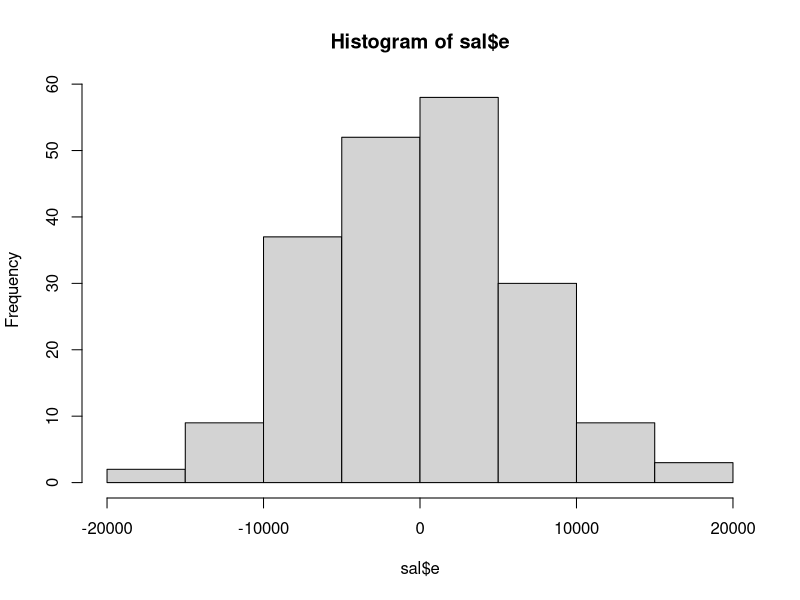

Here is the R script that generated this plot:
#read in the dataframe to use
sal <- read.table("Stats1.13.HW.04.txt")

#########################################################################
#1 What is the correlation between salary and years of professional experience
cor(sal[2:4])

#0.74

cor.test(sal$salary, sal$years)


#########################################################################
#2  Waht is the correlation between salary and courses completed?
cor(sal[2:4])

#0.54

cor.test(sal$salary, sal$courses)

#########################################################################
#3 What is the percentage of variance explained in a regression model with 
#salary as the outcome variable and professional experience as
#the predictor variable?

model1 <- lm(sal$salary ~ sal$years)
summary(model1)

#55


#########################################################################
#4 compared to the model from question 3, would a regression model predicting
#salary from the number of courses be considered a better fit to the data?

model2 <- lm(sal$salary ~ sal$courses)
summary(model2)

#no r^2 is 29% compared to 55% for Q3

#########################################################################
#5 Now use both predictors in the regression model with salary as the 
#outcome. Now what is the percentage f variance explained?

model3 <- lm(sal$salary ~ sal$years + sal$courses)
summary(model3)

#65

#########################################################################
#6 what is the standard regression coefficient for years of professional
#experience, predicting salary?

model1.z <- lm(scale(sal$salary) ~ scale(sal$years))
summary(model1.z)

#0.74

#########################################################################
#7 what is the standard regression coefficient for courses completed
#predicting salary?

model2.z <- lm(scale(sal$salary) ~ scale(sal$courses))
summary(model2.z)

#0.54

#########################################################################
#8 What is the mean of the salary distribution predicted by the model 
# including both years of experience and courses completed as 
#predictors (with 0 decimal places)

sal$predicted <- fitted(model3)

mean(sal$predicted)

#75426

#########################################################################
#9 What is the mean of the residual distribution for the model predicting
#salary from both years of experience adn courses completed 
#(with 0 decimal places)

sal$e <- resid(model3)

summary(sal)

#0

#########################################################################
#10 Are teh residuals from the regression model with both predictors 
#normally distributed

hist(sal$e)

#yes


#########################################################################

